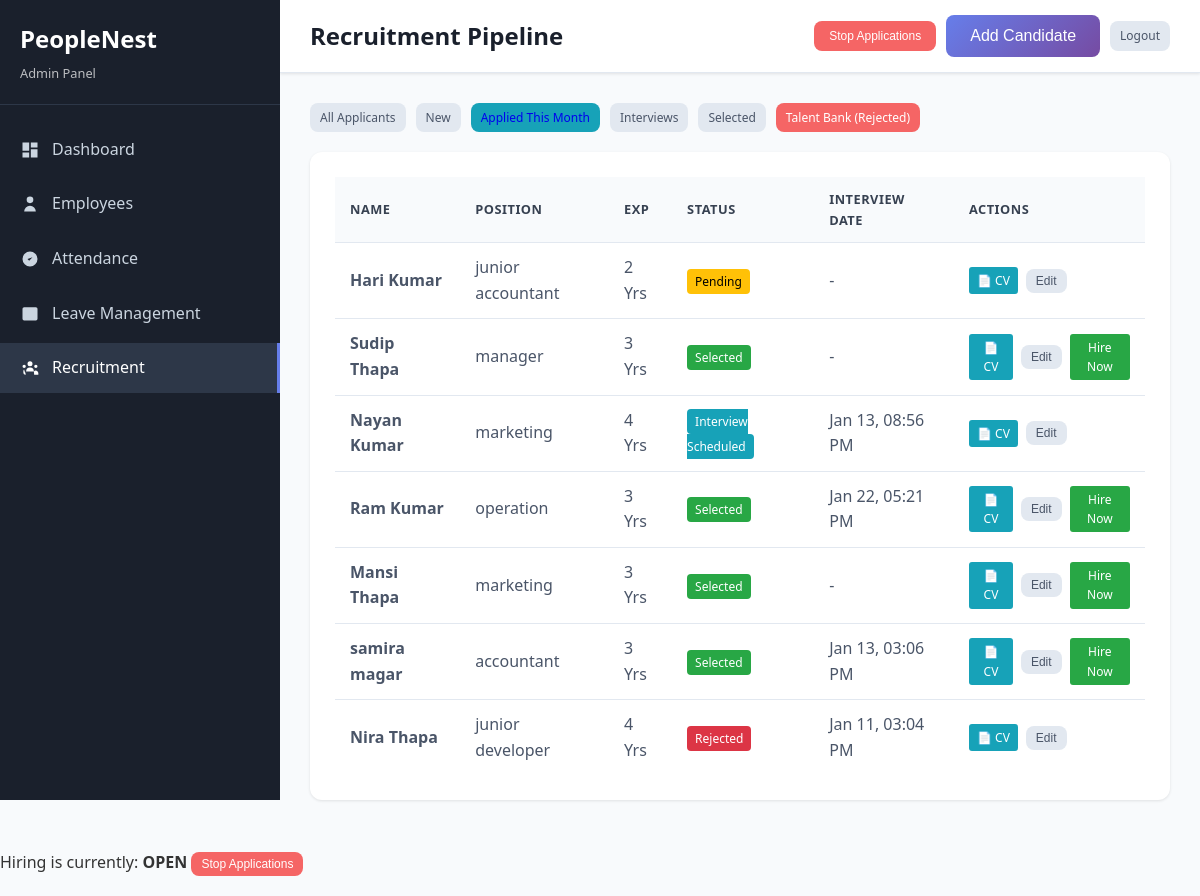
The app's page /recruitment.php?filter=this_month (signed in) with its own data.
### tables this page shows
CREATE TABLE `candidates` (
  `id` int(11) NOT NULL,
  `name` varchar(100) NOT NULL,
  `email` varchar(100) NOT NULL,
  `phone` varchar(15) DEFAULT NULL,
  `position` varchar(50) NOT NULL,
  `experience_years` int(11) DEFAULT NULL,
  `resume_path` varchar(255) DEFAULT NULL,
  `status` enum('pending','interview_scheduled','selected','rejected') DEFAULT 'pending',
  `interview_date` datetime DEFAULT NULL,
  `interview_notes` text DEFAULT NULL,
  `created_by` int(11) DEFAULT NULL,
  `created_at` timestamp NOT NULL DEFAULT current_timestamp(),
  `updated_at` timestamp NOT NULL DEFAULT current_timestamp() ON UPDATE current_timestamp()
);

CREATE TABLE `site_settings` (
  `setting_key` varchar(50) NOT NULL,
  `setting_value` varchar(10) DEFAULT NULL
);

### recruitment.php (the view, shortened to what this page needs)
<?php
$database = new Database();
$conn = $database->getConnection();
$status_stmt = $conn->query("SELECT setting_value FROM site_settings WHERE setting_key = 'recruitment_status'");
$current_status = $status_stmt->fetchColumn();
$statusFilter = isset($_GET['status']) ? $_GET['status'] : null;
$monthFilter = isset($_GET['filter']) && $_GET['filter'] === 'this_month';
if ($statusFilter) {
    $query = "SELECT * FROM candidates WHERE status = ? ORDER BY created_at DESC";
    $stmt = $conn->prepare($query);
    $stmt->execute([$statusFilter]);
} elseif ($monthFilter) {
    $query = "SELECT * FROM candidates
              WHERE MONTH(created_at) = MONTH(CURRENT_DATE())
              AND YEAR(created_at) = YEAR(CURRENT_DATE())
              ORDER BY created_at DESC";
    $stmt = $conn->prepare($query);
    $stmt->execute();
}
$candidates = $stmt->fetchAll(PDO::FETCH_ASSOC);
?>
<!DOCTYPE html>
<html lang="en">
<head>
    <link rel="stylesheet" href="assets/css/style.css">
</head>
<body>
    <div class="dashboard-layout">
        <?php include 'includes/admin-sidebar.php'; ?>
        <div class="main-content">
        <div class="top-bar">
    <h1 class="page-title">Recruitment Pipeline</h1>
    <div class="user-menu" style="display: flex; gap: 10px; align-items: center;">
        <form method="POST" style="margin: 0;">
            <button type="submit" name="toggle_hiring" class="btn <?php echo ($current_status === 'open' ? 'btn-danger' : 'btn-success'); ?> btn-sm" style="padding: 8px 15px;">
                <?php echo ($current_status === 'open' ? 'Stop Applications' : 'Start Applications'); ?>
            </button>
        </form>
        <button class="btn btn-primary" onclick="openModal('addCandidateModal')">Add Candidate</button>
        <a href="logout.php" class="btn btn-secondary btn-sm">Logout</a>
    </div>
</div>
            <div class="content-area">
                <div class="filter-group">
                    <a href="recruitment.php" class="btn btn-secondary btn-sm">All Applicants</a>
                    <a href="recruitment.php?status=pending" class="btn btn-secondary btn-sm">New</a>
                    <a href="recruitment.php?filter=this_month" class="btn btn-info btn-sm" style="background-color: #17a2b8; border: none;">
                     Applied This Month
                    </a>
                    <a href="recruitment.php?status=interview_scheduled" class="btn btn-secondary btn-sm">Interviews</a>
                    <a href="recruitment.php?status=selected" class="btn btn-secondary btn-sm">Selected</a>
                    <a href="recruitment.php?status=rejected" class="btn btn-danger btn-sm">Talent Bank (Rejected)</a>
                </div>
                <div class="card">
                    <div class="card-body">
                        <div class="table-container">
                            <table class="table">
                                <thead>
                                    <tr>
                                        <th>Name</th>
                                        <th>Position</th>
                                        <th>Exp</th>
                                        <th>Status</th>
                                        <th>Interview Date</th>
                                        <th>Actions</th>
                                    </tr>
                                </thead>
                                <tbody>
    <?php foreach ($candidates as $candidate): ?>
    <tr>
        <td><strong><?php echo htmlspecialchars($candidate['name']); ?></strong></td>
        <td><?php echo htmlspecialchars($candidate['position']); ?></td>
        <td><?php echo $candidate['experience_years']; ?> Yrs</td>
        <td>
            <span class="badge-<?php echo $candidate['status']; ?>">
                <?php echo ucwords(str_replace('_', ' ', $candidate['status'])); ?>
            </span>
        </td>
        <td><?php echo $candidate['interview_date'] ? date('M d, h:i A', strtotime($candidate['interview_date'])) : '-'; ?></td>
        <td>
        <div style="display: flex; gap: 8px; align-items: center;">
    <?php if (!empty($candidate['resume_path'])): ?>
        <a href="<?php echo htmlspecialchars($candidate['resume_path']); ?>"
           target="_blank"
           class="btn btn-info btn-sm"
           style="background-color: #17a2b8; color: white; text-decoration: none; padding: 4px 8px; border-radius: 3px;"
           title="View Resume">
           📄 CV
        </a>
    <?php else: ?>
        <span style="font-size: 10px; color: #999; width: 45px; text-align: center;">No CV</span>
    <?php endif; ?>
    <button class="btn btn-secondary btn-sm" onclick='editCandidate(<?php echo json_encode($candidate); ?>)'>Edit</button>
    <?php if($candidate['status'] == 'selected'): ?>
        <a href="employee-management.php?hire_id=<?php echo $candidate['id']; ?>"
           class="btn btn-success btn-sm"
           style="background-color: #28a745; color: white; text-decoration: none; padding: 4px 8px; border-radius: 3px;">
           Hire Now
        </a>
    <?php endif; ?>
</div>
        </td>
    </tr>
    <?php endforeach; ?>
</tbody>
                            </table>
                        </div>
                    </div>
                </div>
            </div>
        </div>
    </div>
    <form method="POST" style="margin-bottom: 20px;">
    <span>Hiring is currently: <strong><?php echo strtoupper($current_status); ?></strong></span>
    <button type="submit" name="toggle_hiring" class="btn <?php echo ($current_status === 'open' ? 'btn-danger' : 'btn-success'); ?> btn-sm">
        <?php echo ($current_status === 'open' ? 'Stop Applications' : 'Start Applications'); ?>
    </button>
</form>
</body>
</html>

### assets/css/style.css (style rules this page uses)
* { margin: 0; padding: 0; box-sizing: border-box; }
body { font-family: "Segoe UI", Tahoma, Geneva, Verdana, sans-serif; line-height: 1.6; color: #333; background-color: #f8fafc; }
.btn { padding: 12px 24px; border: none; border-radius: 8px; font-size: 16px; font-weight: 500; cursor: pointer; transition: all 0.3s ease; text-decoration: none; display: inline-block; text-align: center; }
.btn-primary { background: linear-gradient(135deg, #667eea 0%, #764ba2 100%); color: white; }
.dashboard-layout { display: flex; min-height: 100vh; }
.main-content { flex: 1; margin-left: 280px; background-color: #f8fafc; }
.top-bar { background: white; padding: 15px 30px; border-bottom: 1px solid #e2e8f0; display: flex; justify-content: space-between; align-items: center; box-shadow: 0 1px 3px rgba(0, 0, 0, 0.1); }
.page-title { font-size: 1.5rem; font-weight: 600; color: #1a202c; }
.user-menu { display: flex; align-items: center; gap: 15px; }
.content-area { padding: 30px; }
.card { background: white; border-radius: 12px; box-shadow: 0 1px 3px rgba(0, 0, 0, 0.1); margin-bottom: 20px; }
.card-body { padding: 25px; }
.table-container { overflow-x: auto; }
.table { width: 100%; border-collapse: collapse; background: white; }
.table th, .table td { padding: 12px 15px; text-align: left; border-bottom: 1px solid #e2e8f0; }
.table th { background-color: #f8fafc; font-weight: 600; color: #374151; text-transform: uppercase; font-size: 0.8rem; letter-spacing: 0.5px; }
.table td { vertical-align: middle; color: #4a5568; }
.table tr:last-child td { border-bottom: none; }
.btn-secondary { background-color: #e2e8f0; color: #4a5568; }
.btn-success { background-color: #48bb78; color: white; }
.btn-danger { background-color: #f56565; color: white; }
.btn-sm { padding: 6px 12px; font-size: 0.8rem; }

### recruitment.php (style rules this page uses)
.filter-group { margin-bottom: 20px; display: flex; gap: 10px; flex-wrap: wrap; }
.badge-pending { background: #ffc107; color: #000; padding: 4px 8px; border-radius: 4px; font-size: 12px; }
.badge-interview_scheduled { background: #17a2b8; color: #fff; padding: 4px 8px; border-radius: 4px; font-size: 12px; }
.badge-selected { background: #28a745; color: #fff; padding: 4px 8px; border-radius: 4px; font-size: 12px; }
.badge-rejected { background: #dc3545; color: #fff; padding: 4px 8px; border-radius: 4px; font-size: 12px; }
.btn-sm { padding: 5px 10px; font-size: 12px; }

### records on screen
candidates: name "Hari Kumar", position "junior accountant", experience_years "2", status "Pending"
candidates: name "Sudip Thapa", position "manager", experience_years "3", status "Selected"
candidates: name "Nayan Kumar", position "marketing", experience_years "4", status "Interview Scheduled", interview_date "Jan 13, 08:56 PM"
candidates: name "Ram Kumar", position "operation", experience_years "3", status "Selected", interview_date "Jan 22, 05:21 PM"
candidates: name "Mansi Thapa", position "marketing", experience_years "3", status "Selected"
candidates: name "samira magar", position "accountant", experience_years "3", status "Selected", interview_date "Jan 13, 03:06 PM"
candidates: name "Nira Thapa", position "junior developer", experience_years "4", status "Rejected", interview_date "Jan 11, 03:04 PM"
site_settings: setting_value "OPEN"
